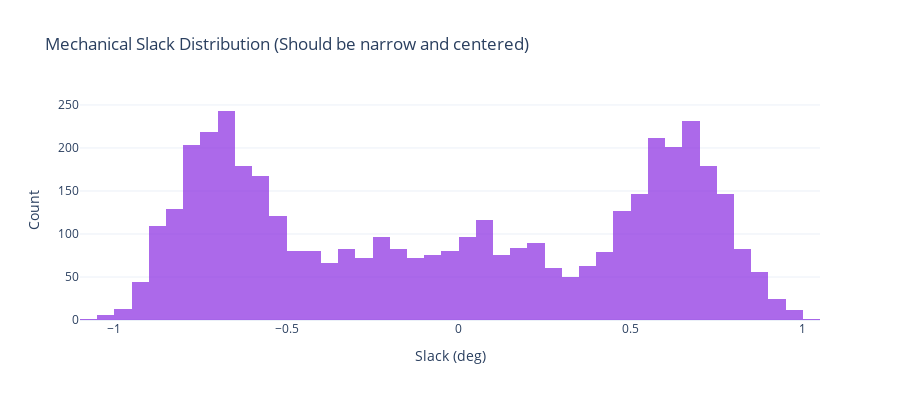

Notebook cell for this chart:
### Markdown cell above
## Error Distribution

### Code cell
# Histogram of mechanical slack
fig3 = go.Figure()

fig3.add_trace(go.Histogram(
    x=df['mech_slack'], nbinsx=50,
    marker_color='rgb(138, 43, 226)',
    opacity=0.7
))

fig3.update_layout(
    title='Mechanical Slack Distribution (Should be narrow and centered)',
    xaxis_title='Slack (deg)',
    yaxis_title='Count',
    height=400,
    template='plotly_white'
)

fig3.show()

### Figure 1 — Plotly figure (JSON) as saved in the notebook; plotly's stock layout.template omitted (floating-point values rounded to 4 significant figures; data arrays with more than 128 entries replaced by an {"elided": "..."} marker saying what was removed)
{"data": [{"marker": {"color": "rgb(138, 43, 226)"}, "nbinsx": 50, "opacity": 0.7, "type": "histogram", "x": {"elided": "4355 float values"}}], "layout": {"height": 400, "title": {"text": "Mechanical Slack Distribution (Should be narrow and centered)"}, "xaxis": {"title": {"text": "Slack (deg)"}}, "yaxis": {"title": {"text": "Count"}}}}
